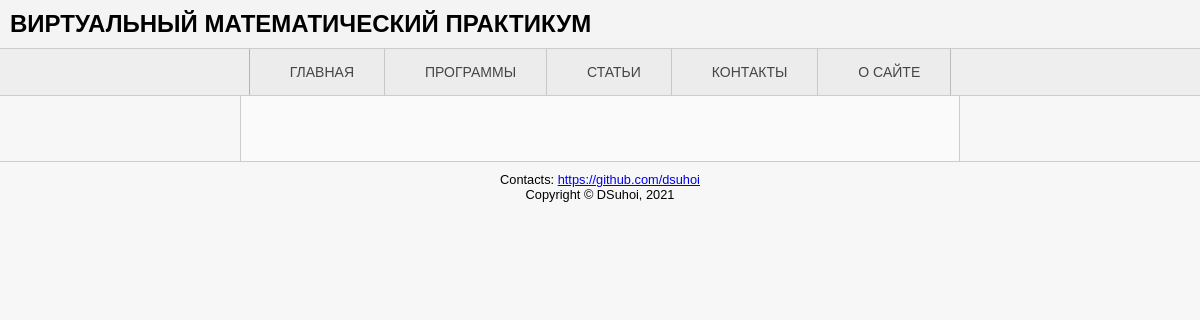
/post/page/6, run on an earlier commit of the app's database.
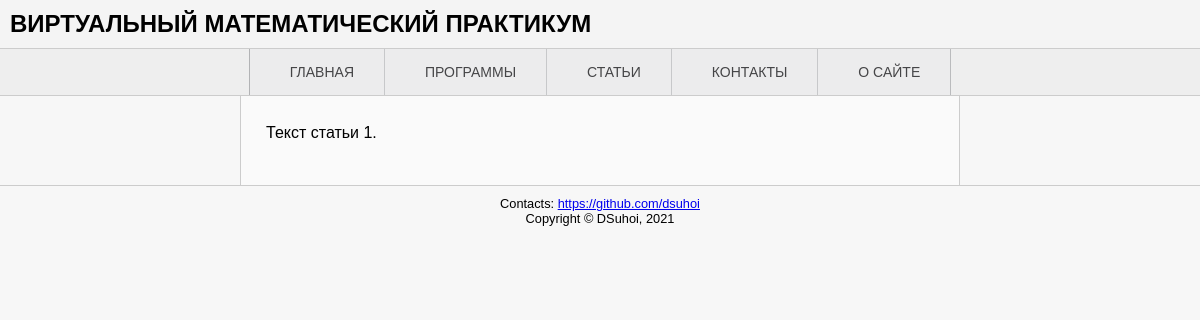
And on a later commit of the database.
### app/models.py (models this page shows, shortened)
class Articles(db.Model):
    id = db.Column(db.Integer(), nullable=False, primary_key=True)
    title = db.Column(db.Text(), nullable=False)
    chapter = db.Column(db.Text(), nullable=False)
    content = db.Column(db.Text(), nullable=False, default='Текст')

### app/post/views.py (the view)
@post.route('/page/<post_id>')
def page(post_id):
    articles = Articles.query
    return render_template('page.html', data=articles.get(post_id))

### app/templates/page.html (shortened to what this page needs)
{% extends "base.html" %}
{% block text %}
<article>
    <p>{{data.content}}</p>
</article>
{%endblock %}

### app/templates/base.html (shortened to what this page needs)
<!DOCTYPE html>
<html>
    <head>
        <link href="{{ url_for('static', filename='css/style.css') }}"
          rel="stylesheet"  type="text/css">
    </head>
    <body>
        <div class="wrapper">
        <header>
            <h1>{% block header %}
                Виртуальный Математический Практикум
                {%endblock %}</h1>
            <nav class="dws-menu">
                <ul>
                    <li><a href="{{ url_for('main.index') }}">Главная</a></li>
                    <li><a href="{{ url_for('programs.index') }}">Программы</a>
                    </li>
                    <li><a href="{{ url_for('post.index') }}">Статьи</a></li>
                    <li><a href="{{ url_for('main.contacts') }}">Контакты</a></li>
                    <li><a href="{{ url_for('main.about') }}">О сайте</a></li>
                </ul>
            </nav>
        </header>
        {% block text %}{% endblock %}
        <footer>
            <p>Contacts: <a href="https://github.com/dsuhoi">
                https://github.com/dsuhoi</a></p>
            <p>Copyright © DSuhoi, 2021</p>
        </footer>
        </div>
    </body>
</html>

### app/static/css/style.css (style rules this page uses)
* { box-sizing: border-box; }
html, body, div, span, h1, h2, h3, h4, h5, h6, p, a, ul, li { margin: 0; padding: 0; border: 0; font-size: 100%; vertical-align: baseline; }
body { font-family: Verdana, Arial, sans-serif; background-color: #f7f7f7; }
header { background-color: #f4f4f4; }
header h1 { font-size: 24px; text-transform: uppercase; font-weight: bold; padding: 10px 10px 10px 10px; clear: both; }
nav { background-color: #eee; border-top: 1px solid #ccc; border-bottom: 1px solid #ccc; }
.wrapper { background-color: #f7f7f7; }
.wrapper li { list-style-type: none; }
.dws-menu * { z-index: 1; margin: 0; padding: 0; }
.dws-menu ul, .dws-menu ol { list-style: none; }
.dws-menu > ul { display: flex; justify-content: center; }
.dws-menu > ul li a { display: block; background: #ececed; padding: 15px 30px 15px 40px; font-size: 14px; color: #454547; text-decoration: none; text-transform:uppercase; }
.dws-menu > ul li { position: relative; }
.dws-menu > ul li:first-child { border-left: 1px solid #b2b3b5; }
.dws-menu > ul li:last-child { border-right: 1px solid #babbbd; }
.dws-menu > ul li { position: relative; border-right: 1px solid #c7c8ca; }
.dws-menu > ul li a { display: block; background: #ececed; padding: 15px 30px 15px 40px; font-size: 14px; color: #454547; text-decoration: none; text-transform:uppercase; transition: all 0.3s ease; }
article { background-color: #fafafa; border-left: 1px solid #ccc; border-right: 1px solid #ccc; margin-left: 20%; margin-right: 20%; padding: 25px; width: 60%; }
article:after, #main:after { clear:both; display:table; content:''; }
article p, main p { line-height: 150%; margin-bottom: 15px; }
footer { border-top: 1px solid #ccc; font-size: .8em; text-align: center; padding: 10px 10px 30px 10px; }

What changed in the data, as far as the page shows it:
added Articles: content "Текст статьи 1."
